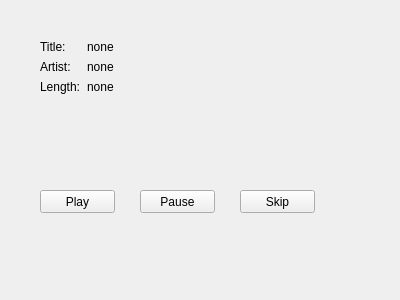
<?xml version="1.0" encoding="UTF-8"?>
<ui version="4.0">
 <class>MainWidget</class>
 <widget class="QWidget" name="MainWidget">
  <property name="geometry">
   <rect>
    <x>0</x>
    <y>0</y>
    <width>400</width>
    <height>300</height>
   </rect>
  </property>
  <property name="windowTitle">
   <string>Form</string>
  </property>
  <widget class="QPushButton" name="playButton">
   <property name="geometry">
    <rect>
     <x>40</x>
     <y>190</y>
     <width>75</width>
     <height>23</height>
    </rect>
   </property>
   <property name="text">
    <string>Play</string>
   </property>
  </widget>
  <widget class="QPushButton" name="pauseButton">
   <property name="geometry">
    <rect>
     <x>140</x>
     <y>190</y>
     <width>75</width>
     <height>23</height>
    </rect>
   </property>
   <property name="text">
    <string>Pause</string>
   </property>
  </widget>
  <widget class="QPushButton" name="skipButton">
   <property name="geometry">
    <rect>
     <x>240</x>
     <y>190</y>
     <width>75</width>
     <height>23</height>
    </rect>
   </property>
   <property name="text">
    <string>Skip</string>
   </property>
  </widget>
  <widget class="QWidget" name="">
   <property name="geometry">
    <rect>
     <x>40</x>
     <y>40</y>
     <width>311</width>
     <height>91</height>
    </rect>
   </property>
   <layout class="QFormLayout" name="formLayout">
    <item row="0" column="0">
     <widget class="QLabel" name="titleLabel">
      <property name="text">
       <string>Title:</string>
      </property>
     </widget>
    </item>
    <item row="0" column="1">
     <widget class="QLabel" name="titleValueLabel">
      <property name="text">
       <string>none</string>
      </property>
     </widget>
    </item>
    <item row="1" column="0">
     <widget class="QLabel" name="artistLabel">
      <property name="text">
       <string>Artist:</string>
      </property>
     </widget>
    </item>
    <item row="1" column="1">
     <widget class="QLabel" name="artistValueLabel">
      <property name="text">
       <string>none</string>
      </property>
     </widget>
    </item>
    <item row="2" column="0">
     <widget class="QLabel" name="lengthLabel">
      <property name="text">
       <string>Length:</string>
      </property>
     </widget>
    </item>
    <item row="2" column="1">
     <widget class="QLabel" name="lengthValueLabel">
      <property name="text">
       <string>none</string>
      </property>
     </widget>
    </item>
   </layout>
  </widget>
 </widget>
 <resources/>
 <connections/>
</ui>
